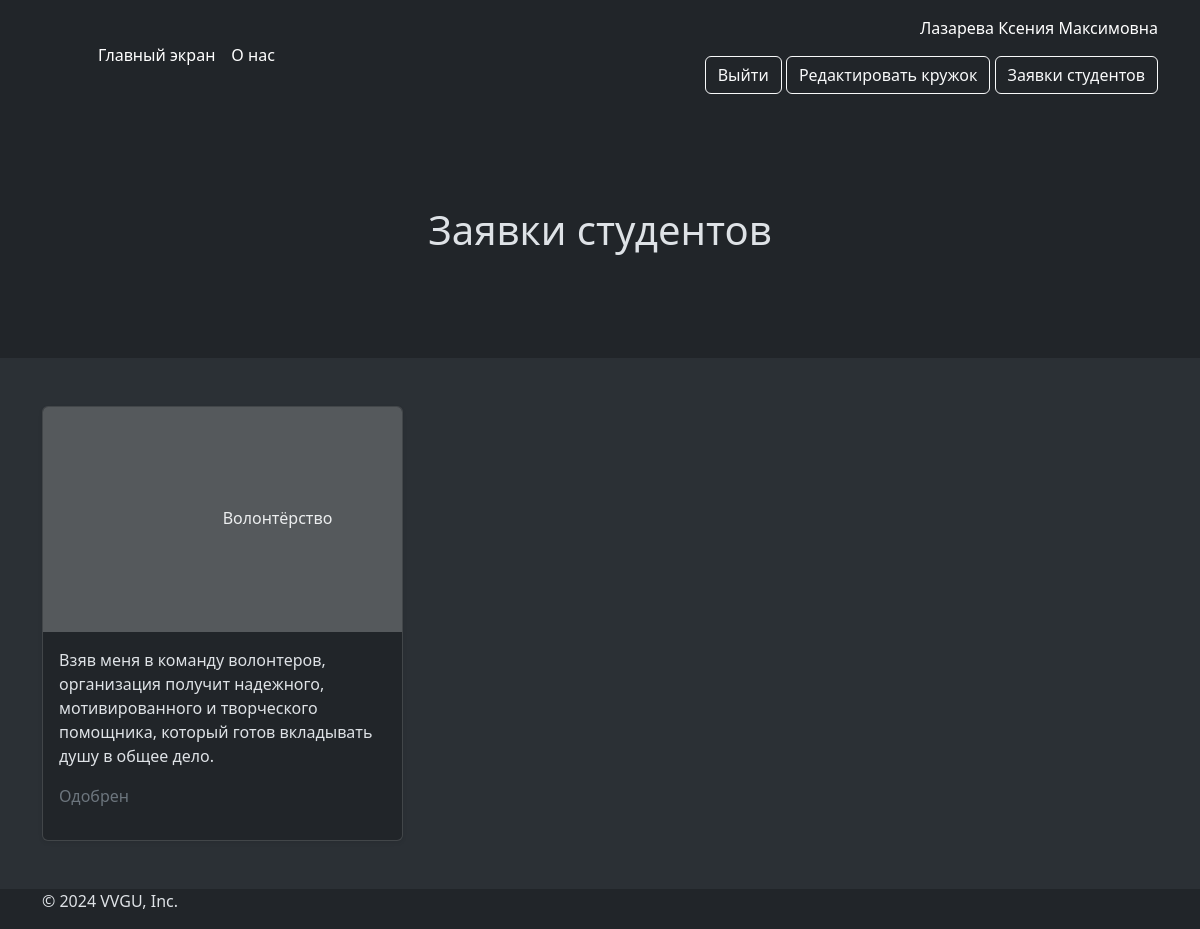
/requests_students (signed in), run on the app's committed database.
### data/students.py (models this page shows, shortened)
class Student(SqlAlchemyBase, UserMixin):
    __tablename__ = 'students'
    id = sqlalchemy.Column(sqlalchemy.Integer,
                           primary_key=True, autoincrement=True)
    name = sqlalchemy.Column(sqlalchemy.String, nullable=True)
    email = sqlalchemy.Column(sqlalchemy.String, unique=True, nullable=True)
    age = sqlalchemy.Column(sqlalchemy.Integer, nullable=True)
    hashed_password = sqlalchemy.Column(sqlalchemy.String, nullable=True)
    is_teacher = sqlalchemy.Column(sqlalchemy.Boolean, nullable=True, default=False)
    name_club = sqlalchemy.Column(sqlalchemy.String, nullable=True)
    have_club = sqlalchemy.Column(sqlalchemy.Boolean, nullable=True, default=False)

### data/request.py (models this page shows)
class Request(SqlAlchemyBase):
    __tablename__ = 'request'
    id = sqlalchemy.Column(sqlalchemy.Integer, primary_key=True, autoincrement=True)
    student = sqlalchemy.Column(sqlalchemy.String, nullable=True)
    name_club = sqlalchemy.Column(sqlalchemy.String, nullable=True)
    information = sqlalchemy.Column(sqlalchemy.String, nullable=True)
    is_approved = sqlalchemy.Column(sqlalchemy.Boolean, nullable=True, default=None)
    id_student = sqlalchemy.Column(sqlalchemy.Integer, nullable=True)

### app.py (the view)
@app.route('/requests_students',  methods=['GET', 'POST'])
@login_required
def requests_students():
    db_sess = db_session.create_session()
    club = db_sess.query(clubs.Clubs).filter(clubs.Clubs.teacher_name == current_user.name).first()
    req = db_sess.query(request.Request).filter(request.Request.name_club == club.title).all()
    return render_template('student_request.html', req=req)

### app.py (called while the page is built)
@login_manager.user_loader
def load_user(user_id):
    db_sess = db_session.create_session()
    return db_sess.get(students.Student, user_id)

### data/db_session.py (called while the page is built)
def create_session() -> Session:
    global __factory
    return __factory()

### templates/student_request.html (shortened to what this page needs)
{% extends 'base.html' %}
{% block body %}
{% if current_user.is_authenticated and current_user.is_teacher %}
<section class="py-5 text-center container">
    <div class="row py-lg-5">
        <div class="col-lg-6 col-md-8 mx-auto">
            <h1 id="titlee">Заявки студентов</h1>
        </div>
    </div>
</section>
<div class="album py-5 bg-body-tertiary">
    <div class="container">
        <div class="row row-cols-1 row-cols-sm-2 row-cols-md-3 g-3">
            {% for request in req %}
                <div class="col">
                    <div class="card shadow-sm">
                        <svg class="bd-placeholder-img card-img-top" width="100%" height="225" xmlns="http://www.w3.org/2000/svg" role="img" aria-label="Placeholder: Thumbnail" preserveAspectRatio="xMidYMid slice" focusable="false"><title>Placeholder</title><rect width="100%" height="100%" fill="#55595c"></rect><text x="50%" y="50%" fill="#eceeef" dy=".3em">{{ request.name_club }}</text></svg>
                        <div class="card-body">
                          <p class="card-text">{{ request.information }}</p>
                          <div class="d-flex justify-content-between align-items-center">
                              {% if request.is_approved == 1 %}
                                <p class="text-secondary">Одобрен</p>
                              {% elif request.is_approved == 0 %}
                                  <p class="text-secondary">Отклонен</p>
                              {% else %}
                                <a href="{{ url_for('accept', id=request.id) }}">Принять</a>
                                <a href="{{ url_for('reject', id=request.id) }}">Отклонить</a>
                              {% endif %}
                          </div>
                        </div>
                    </div>
                </div>
            {% endfor %}
        </div>
    </div>
</div>
{% endif %}
{% endblock %}

### templates/base.html (shortened to what this page needs)
<!doctype html>
<html lang="ru" data-bs-theme="dark">
<head>
    <link href="https://cdn.jsdelivr.net/npm/bootstrap@5.3.3/dist/css/bootstrap.min.css" rel="stylesheet">
</head>
<body>
    <header class="p-3 text-bg-dark">
        <div class="container">
            <div class="d-flex flex-wrap align-items-center justify-content-center justify-content-lg-start">
                <a href="/" class="d-flex align-items-center mb-2 mb-lg-0 text-white text-decoration-none">
                    <svg class="bi me-2" width="40" height="32" role="img" aria-label="Bootstrap"><use xlink:href="#bootstrap"></use></svg>
                </a>
                <ul class="nav col-12 col-lg-auto me-lg-auto mb-2 justify-content-center mb-md-0">
                    <li><a href="/" class="nav-link px-2 text-white">Главный экран</a></li>
                    <li><a href="/about" class="nav-link px-2 text-white">О нас</a></li>
                </ul>
            <div class="text-end">
                {% if current_user.is_authenticated %}
                    <p>{{ current_user.name }}</p>
                    <button type="button" class="btn btn-outline-light"><a href="/logout" class="nav-link">Выйти</a></button>
                    {% if current_user.is_teacher %}
                        {% if current_user.have_club %}
                            <button type="button" class="btn btn-outline-light"><a href="/club/edit" class="nav-link">Редактировать кружок</a></button>
                        {% else %}
                            <button type="button" class="btn btn-outline-light"><a href="/club/create" class="nav-link">Создать кружок</a></button>
                        {% endif %}
                        <button type="button" class="btn btn-outline-light"><a href="/requests_students" class="nav-link">Заявки студентов</a></button>
                    {% else %}
                        <button type="button" class="btn btn-outline-light"><a href="/requests" class="nav-link">Заявки</a></button>
                    {% endif %}
                {% else %}
                    <p>
                        <button type="button" class="btn btn-outline-light"><a href="/login" class="nav-link">Войти</a></button>
                        <button type="button" class="btn btn-warning"><a href="/register" class="nav-link">Зарегистрироваться</a></button>
                    </p>
                {% endif %}
            </div>
          </div>
        </div>
    </header>
    {% block body %}{% endblock %}
    <footer class="container">
        <p>© 2024 VVGU, Inc.</p>
    </footer>
</body>
</html>

### data on the page
Student: name "Лазарева Ксения Максимовна"
Request: name_club "Волонтёрство", information "Взяв меня в команду волонтеров, организация получит надежного, мотивированного и творческого помощника, который готов вкладывать душу в общее дело.", is_approved "Одобрен"
